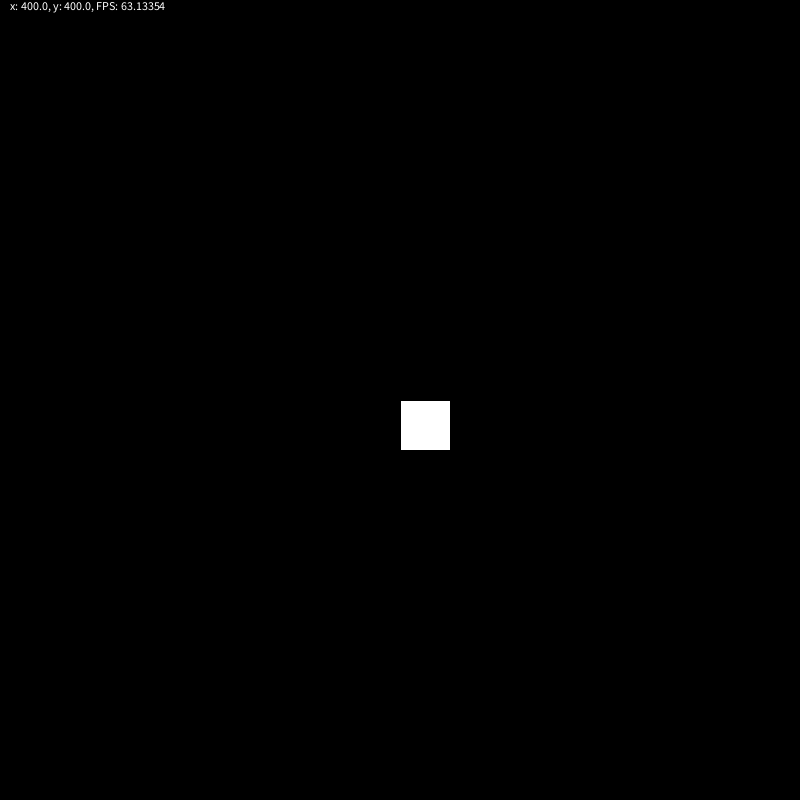
Frame 1 (no input)
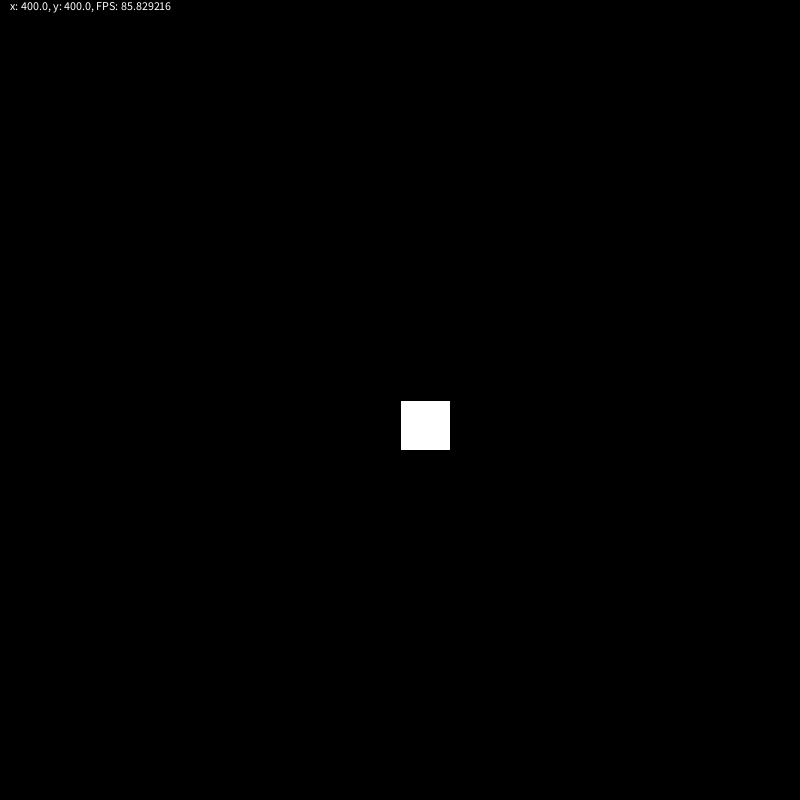
Frame 60 (the mouse pressed at the canvas centre just before this capture)
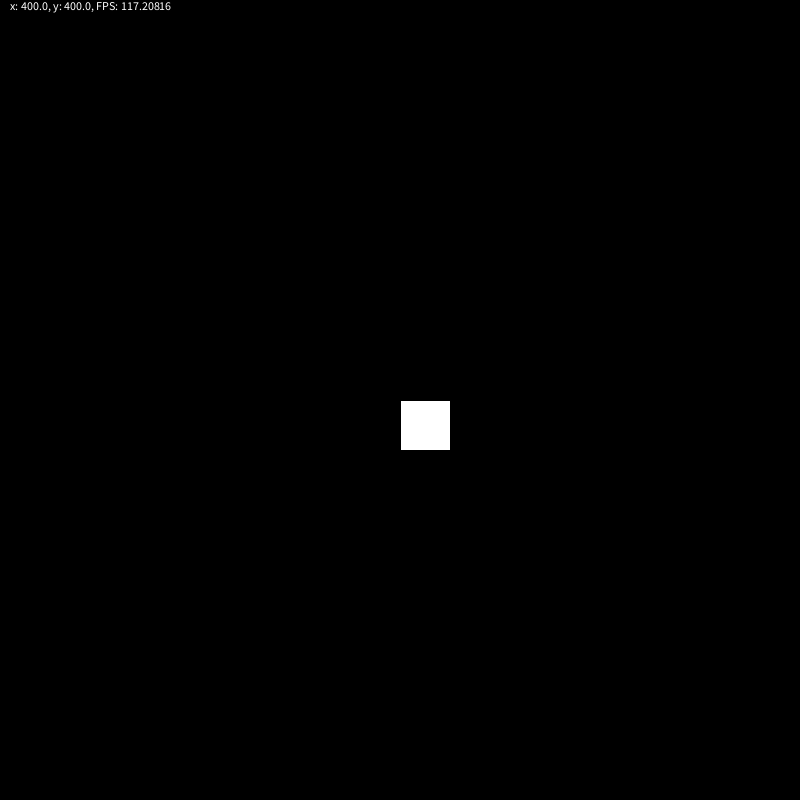
Frame 120 (the mouse held since frame 60 and released just before this capture)

The Processing sketch that drew these frames (run headless with seeded random() and noise(); from frame 60 on, the mouse is pressed at the canvas centre):

// Processing sketch: Controll
// ── Controll.pde
float x;
float y;

void setup(){
  size(800, 800);
  surface.setResizable(true);
  surface.setTitle("Gavmaskine");
  frameRate(120);
  
  x = width/2;
  y = height/2;
}

void draw(){
  background(0);
  if(keyPressed){
    if(key == 'w' && y > 10){
      y = y - 10;
    }
    if(key == 's' && y < height-60){
      y = y + 10;
    }
    if(key == 'a' && x > 10){
      x = x - 10;
    }
    if(key == 'd' && x < width-60){
      x = x + 10;
    }
  }
  fill(255);
  square(x, y, 50);
  text("x: " + x + ", y: " + y + ", FPS: " + frameRate, 10, 10);
}
